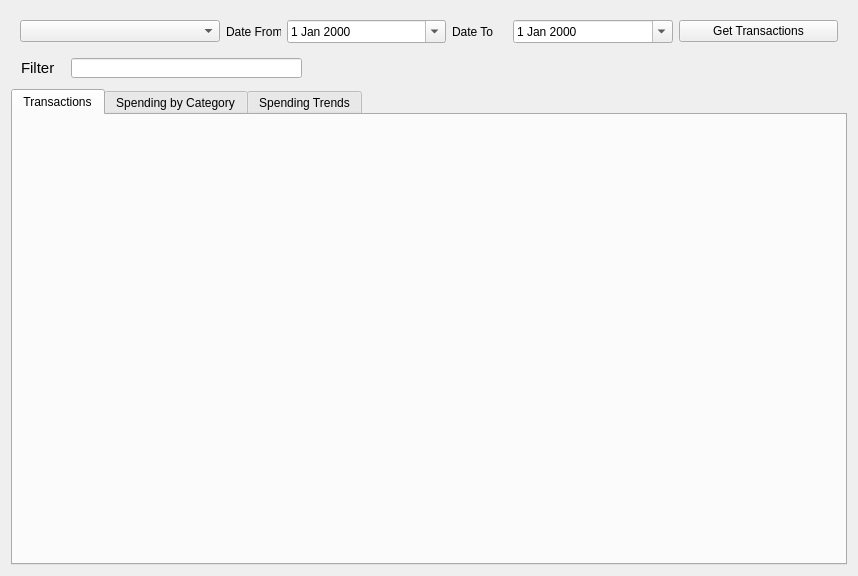
<?xml version="1.0" encoding="UTF-8"?>
<ui version="4.0">
 <class>Form</class>
 <widget class="QWidget" name="Form">
  <property name="geometry">
   <rect>
    <x>0</x>
    <y>0</y>
    <width>858</width>
    <height>576</height>
   </rect>
  </property>
  <property name="windowTitle">
   <string>FullAccount</string>
  </property>
  <layout class="QVBoxLayout" name="verticalLayout">
   <item>
    <widget class="QWidget" name="widget" native="true">
     <property name="minimumSize">
      <size>
       <width>0</width>
       <height>25</height>
      </size>
     </property>
     <layout class="QHBoxLayout" name="horizontalLayout">
      <item>
       <widget class="QComboBox" name="accountsFilter">
        <property name="minimumSize">
         <size>
          <width>200</width>
          <height>0</height>
         </size>
        </property>
        <property name="maximumSize">
         <size>
          <width>200</width>
          <height>16777215</height>
         </size>
        </property>
       </widget>
      </item>
      <item>
       <widget class="QLabel" name="label_2">
        <property name="minimumSize">
         <size>
          <width>55</width>
          <height>0</height>
         </size>
        </property>
        <property name="maximumSize">
         <size>
          <width>55</width>
          <height>16777215</height>
         </size>
        </property>
        <property name="text">
         <string>Date From</string>
        </property>
       </widget>
      </item>
      <item>
       <widget class="QDateEdit" name="dateFromFilter">
        <property name="calendarPopup">
         <bool>true</bool>
        </property>
       </widget>
      </item>
      <item>
       <widget class="QLabel" name="label_3">
        <property name="minimumSize">
         <size>
          <width>55</width>
          <height>0</height>
         </size>
        </property>
        <property name="maximumSize">
         <size>
          <width>40</width>
          <height>16777215</height>
         </size>
        </property>
        <property name="text">
         <string>Date To</string>
        </property>
       </widget>
      </item>
      <item>
       <widget class="QDateEdit" name="dateToFilter">
        <property name="calendarPopup">
         <bool>true</bool>
        </property>
       </widget>
      </item>
      <item>
       <widget class="QPushButton" name="getTransactionsBtn">
        <property name="text">
         <string>Get Transactions</string>
        </property>
       </widget>
      </item>
     </layout>
    </widget>
   </item>
   <item>
    <widget class="QWidget" name="widget_2" native="true">
     <property name="minimumSize">
      <size>
       <width>0</width>
       <height>25</height>
      </size>
     </property>
     <widget class="QLineEdit" name="filtertext">
      <property name="geometry">
       <rect>
        <x>60</x>
        <y>0</y>
        <width>231</width>
        <height>20</height>
       </rect>
      </property>
     </widget>
     <widget class="QLabel" name="label_4">
      <property name="geometry">
       <rect>
        <x>10</x>
        <y>3</y>
        <width>47</width>
        <height>13</height>
       </rect>
      </property>
      <property name="font">
       <font>
        <family>Arial</family>
        <pointsize>11</pointsize>
       </font>
      </property>
      <property name="text">
       <string>Filter</string>
      </property>
     </widget>
    </widget>
   </item>
   <item>
    <widget class="QTabWidget" name="tabWidget">
     <property name="sizePolicy">
      <sizepolicy hsizetype="Expanding" vsizetype="Expanding">
       <horstretch>0</horstretch>
       <verstretch>0</verstretch>
      </sizepolicy>
     </property>
     <property name="tabPosition">
      <enum>QTabWidget::North</enum>
     </property>
     <property name="currentIndex">
      <number>0</number>
     </property>
     <widget class="QWidget" name="tab">
      <attribute name="title">
       <string>Transactions</string>
      </attribute>
     </widget>
     <widget class="QWidget" name="tab_1">
      <attribute name="title">
       <string>Spending by Category</string>
      </attribute>
     </widget>
     <widget class="QWidget" name="tab_2">
      <attribute name="title">
       <string>Spending Trends</string>
      </attribute>
     </widget>
    </widget>
   </item>
  </layout>
 </widget>
 <resources/>
 <connections/>
</ui>
